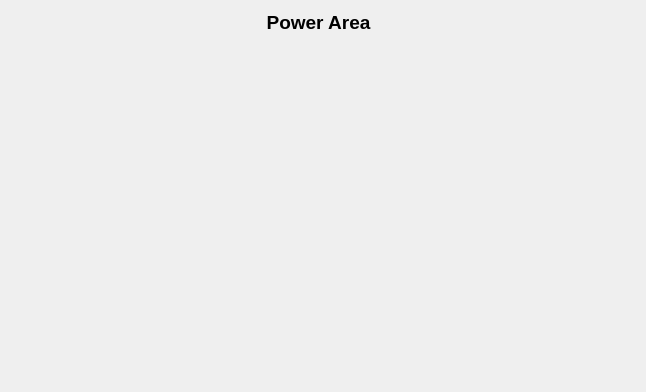
       <widget class="QWidget" name="tab_3">
        <attribute name="title">
         <string>Power Area</string>
        </attribute>
        <widget class="QLabel" name="PowerArea">
         <property name="geometry">
          <rect>
           <x>6</x>
           <y>68</y>
           <width>625</width>
           <height>315</height>
          </rect>
         </property>
         <property name="text">
          <string/>
         </property>
         <property name="scaledContents">
          <bool>true</bool>
         </property>
        </widget>
        <widget class="PyDMDrawingCircle" name="PA01_Ch3">
         <property name="geometry">
          <rect>
           <x>80</x>
           <y>148</y>
           <width>15</width>
           <height>15</height>
          </rect>
         </property>
         <property name="toolTip">
          <string/>
         </property>
         <property name="brush" stdset="0">
          <brush brushstyle="SolidPattern">
           <color alpha="255">
            <red>0</red>
            <green>255</green>
            <blue>0</blue>
           </color>
          </brush>
         </property>
        </widget>
        <widget class="PyDMDrawingCircle" name="PA01_Ch2">
         <property name="geometry">
          <rect>
           <x>158</x>
           <y>190</y>
           <width>15</width>
           <height>15</height>
          </rect>
         </property>
         <property name="toolTip">
          <string/>
         </property>
         <property name="brush" stdset="0">
          <brush brushstyle="SolidPattern">
           <color alpha="255">
            <red>0</red>
            <green>255</green>
            <blue>0</blue>
           </color>
          </brush>
         </property>
        </widget>
        <widget class="PyDMDrawingCircle" name="PA01_Ch1">
         <property name="geometry">
          <rect>
           <x>138</x>
           <y>148</y>
           <width>15</width>
           <height>15</height>
          </rect>
         </property>
         <property name="toolTip">
          <string/>
         </property>
         <property name="brush" stdset="0">
          <brush brushstyle="SolidPattern">
           <color alpha="255">
            <red>0</red>
            <green>255</green>
            <blue>0</blue>
           </color>
          </brush>
         </property>
        </widget>
        <widget class="PyDMDrawingCircle" name="PA03_Ch1">
         <property name="geometry">
          <rect>
           <x>356</x>
           <y>162</y>
           <width>15</width>
           <height>15</height>
          </rect>
         </property>
         <property name="toolTip">
          <string/>
         </property>
         <property name="brush" stdset="0">
          <brush brushstyle="SolidPattern">
           <color alpha="255">
            <red>0</red>
            <green>255</green>
            <blue>0</blue>
           </color>
          </brush>
         </property>
        </widget>
        <widget class="PyDMDrawingCircle" name="PA02_Ch2">
         <property name="geometry">
          <rect>
           <x>480</x>
           <y>204</y>
           <width>15</width>
           <height>15</height>
          </rect>
         </property>
         <property name="toolTip">
          <string/>
         </property>
         <property name="brush" stdset="0">
          <brush brushstyle="SolidPattern">
           <color alpha="255">
            <red>0</red>
            <green>255</green>
            <blue>0</blue>
           </color>
          </brush>
         </property>
        </widget>
        <widget class="PyDMDrawingCircle" name="PA02_Ch3">
         <property name="geometry">
          <rect>
           <x>424</x>
           <y>208</y>
           <width>15</width>
           <height>15</height>
          </rect>
         </property>
         <property name="toolTip">
          <string/>
         </property>
         <property name="brush" stdset="0">
          <brush brushstyle="SolidPattern">
           <color alpha="255">
            <red>0</red>
            <green>255</green>
            <blue>0</blue>
           </color>
          </brush>
         </property>
        </widget>
        <widget class="PyDMDrawingCircle" name="PA02_Ch1">
         <property name="geometry">
          <rect>
           <x>526</x>
           <y>198</y>
           <width>15</width>
           <height>15</height>
          </rect>
         </property>
         <property name="toolTip">
          <string/>
         </property>
         <property name="brush" stdset="0">
          <brush brushstyle="SolidPattern">
           <color alpha="255">
            <red>0</red>
            <green>255</green>
            <blue>0</blue>
           </color>
          </brush>
         </property>
        </widget>
        <widget class="PyDMDrawingCircle" name="PA03_Ch2">
         <property name="geometry">
          <rect>
           <x>296</x>
           <y>164</y>
           <width>15</width>
           <height>15</height>
          </rect>
         </property>
         <property name="toolTip">
          <string/>
         </property>
         <property name="brush" stdset="0">
          <brush brushstyle="SolidPattern">
           <color alpha="255">
            <red>0</red>
            <green>255</green>
            <blue>0</blue>
           </color>
          </brush>
         </property>
        </widget>
        <widget class="PyDMDrawingCircle" name="PA03_Ch3">
         <property name="geometry">
          <rect>
           <x>230</x>
           <y>164</y>
           <width>15</width>
           <height>15</height>
          </rect>
         </property>
         <property name="toolTip">
          <string/>
         </property>
         <property name="brush" stdset="0">
          <brush brushstyle="SolidPattern">
           <color alpha="255">
            <red>0</red>
            <green>255</green>
            <blue>0</blue>
           </color>
          </brush>
         </property>
        </widget>
        <widget class="PyDMDrawingRectangle" name="PA_MBTemp01">
         <property name="geometry">
          <rect>
           <x>136</x>
           <y>128</y>
           <width>20</width>
           <height>18</height>
          </rect>
         </property>
         <property name="toolTip">
          <string/>
         </property>
         <property name="brush" stdset="0">
          <brush brushstyle="SolidPattern">
           <color alpha="255">
            <red>0</red>
            <green>0</green>
            <blue>255</blue>
           </color>
          </brush>
         </property>
        </widget>
        <widget class="PyDMDrawingRectangle" name="PA_MBTemp02">
         <property name="geometry">
          <rect>
           <x>504</x>
           <y>212</y>
           <width>20</width>
           <height>18</height>
          </rect>
         </property>
         <property name="toolTip">
          <string/>
         </property>
         <property name="brush" stdset="0">
          <brush brushstyle="SolidPattern">
           <color alpha="255">
            <red>0</red>
            <green>0</green>
            <blue>255</blue>
           </color>
          </brush>
         </property>
        </widget>
        <widget class="PyDMDrawingRectangle" name="PA_MBTemp03">
         <property name="geometry">
          <rect>
           <x>294</x>
           <y>146</y>
           <width>20</width>
           <height>18</height>
          </rect>
         </property>
         <property name="toolTip">
          <string/>
         </property>
         <property name="brush" stdset="0">
          <brush brushstyle="SolidPattern">
           <color alpha="255">
            <red>0</red>
            <green>0</green>
            <blue>255</blue>
           </color>
          </brush>
         </property>
        </widget>
        <widget class="QLabel" name="label_3">
         <property name="geometry">
          <rect>
           <x>0</x>
           <y>9</y>
           <width>637</width>
           <height>27</height>
          </rect>
         </property>
         <property name="text">
          <string>&lt;html&gt;&lt;head/&gt;&lt;body&gt;&lt;p align=&quot;center&quot;&gt;&lt;span style=&quot; font-size:14pt; font-weight:600;&quot;&gt;Power Area&lt;/span&gt;&lt;/p&gt;&lt;/body&gt;&lt;/html&gt;</string>
         </property>
        </widget>
       </widget>
